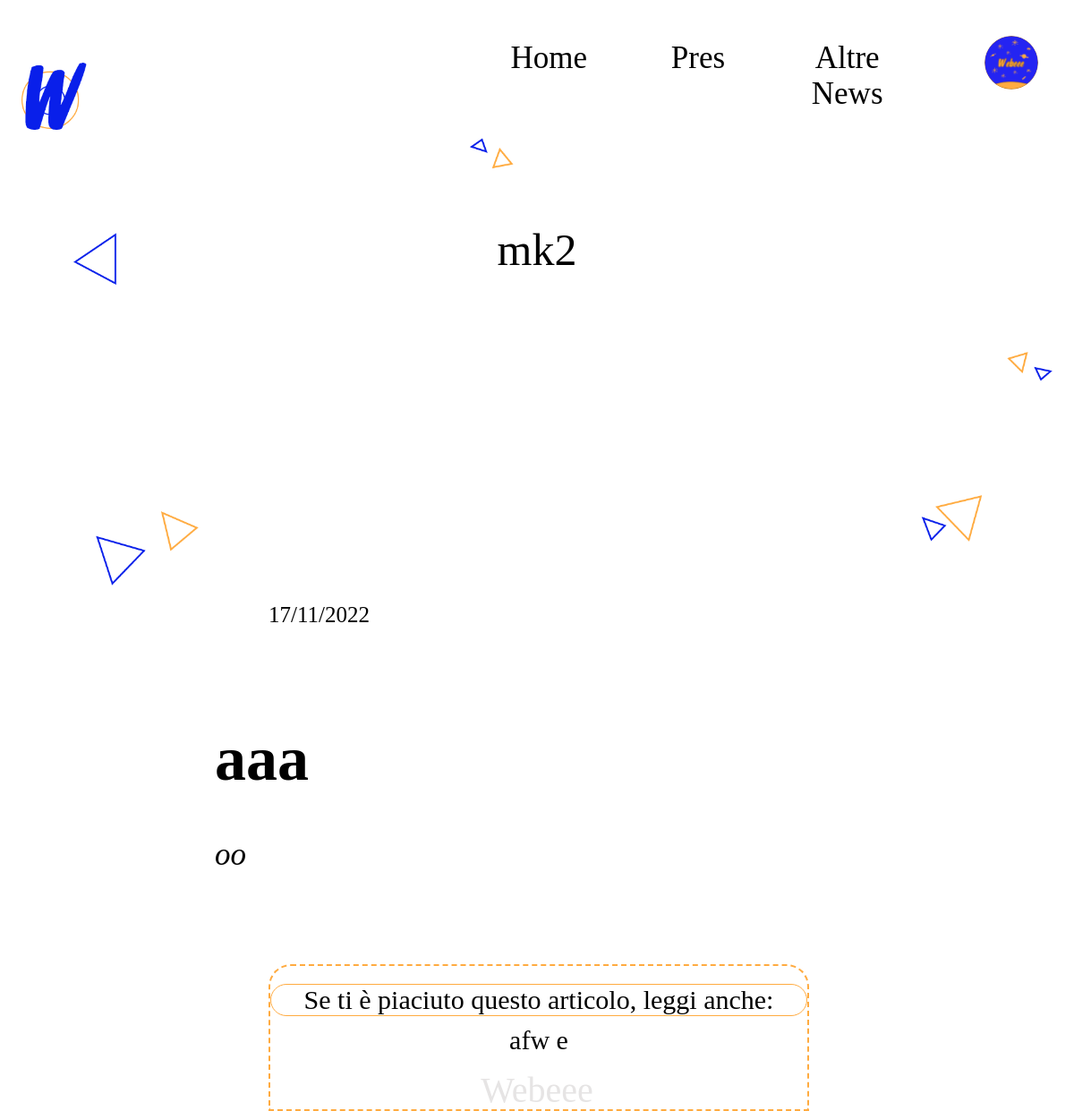
The app's page /pres/mk2-912igm with its own data.
### blog/models.py (models this page shows, shortened)
class PresPost(db.Model):
    id = db.Column(db.Integer, primary_key=True)
    user_id = db.Column(db.Integer(), db.ForeignKey('user.id'), nullable=False)
    created_at = db.Column(db.DateTime, default=datetime.now)
    title = db.Column(db.String(120), nullable=False)
    slug = db.Column(db.String(250))
    description = db.Column(db.String(120))
    body1 = db.Column(db.Text, nullable=False)
    body2 = db.Column(db.Text)
    body3 = db.Column(db.Text)
    body4 = db.Column(db.Text)
    body5 = db.Column(db.Text)
    testimonial1 = db.Column(db.Text)
    testimonial2 = db.Column(db.Text)
    testimonial3 = db.Column(db.Text)
    cover = db.Column(db.String(120))
    image1 = db.Column(db.String(120))
    image2 = db.Column(db.String(120))
    image3 = db.Column(db.String(120))

### blog/routes.py (the view)
@app.route("/pres/<string:post_slug>")
def pres_article(post_slug):
    post_instance = PresPost.query.filter_by(slug=post_slug).first_or_404()
    from random import choice
    try:
        rand_n = choice([
            a for a in range(PresPost.query.first().id, (PresPost.query.all()[-1].id))
            if a!=post_instance.id]
            )
    except: rand_n = 1
    RANDOM = PresPost.query.filter_by(id=rand_n).first()
    return render_template("article.html", post=post_instance, adv=RANDOM)

### blog/templates/article.html (shortened to what this page needs)
{% extends "base.html" %}
<div class="PC">{% block pc_content %}
    <img class="article-back"
    src=" {{ url_for('static', filename='img/build/article_back.png') }} " alt="BACKGROUND">
    <p class="article-title">{{post.title}}</p>
    <div class="article-bar1">
        <div class="article-date">{{post.created_at.strftime('%d/%m/%Y')}}</div>
    </div>
    <div class="article-page">
        <div class="article-body">{{post.body1 |markdown}}</div>
    </div>
    <div class="article-adv">
        <div class="article-adv-title">Se ti è piaciuto questo articolo, leggi anche:</div>
        <div class="article-adv-desc">
            <a href="{{ url_for('pres_article', post_slug=adv.slug) }}">{{adv.title}}</a>
        </div>
    </div>
    <div class="article-mark">Webeee</div>
{% endblock %}</div>

### blog/static/style.css (style rules this page uses)
:root { --font_webeee: "SHELMAN"; --font_itsback: "Freehand575 BT"; --font_title: "Forte"; --font_menu: "Mistral"; --font_account: "Freehand521 BT"; --font_article: "Brush Script MT"; --font_text: "Gabriola"; --font_bold: "JOAN"; --font_error: "Chiller"; --text_primary_color: black; --text_secondary_color: white; --ambeee: #FFAB40; --ambeee2: #B87711; --blueee: #091FEA; --blueee2: #1E1EB7; --red: #FF3737; --red2: #8F1111; --link: #13FF22; --green: #07987D; --green2: #036855; --grey: #D5D3D3; --grey2: #313131; --back_primary: white; --back_secondary: black; }
body { margin: 0; }
a { text-decoration: none; color:var(--text_primary_color); }
@media screen and (min-width: 1024px) { .article-back { width: 96%; margin: -55px 2% 0; z-index: 0; } }
@media screen and (min-width: 1024px) { .article-title { top: 0; width: 70%; margin: 250px 15% 0; z-index: 1; position: absolute; font-size: 50px; text-align: center; color: var(--text_primary_color); font-family: var(--font_title); } }
@media screen and (min-width: 1024px) { .article-bar1 { width: 50%; margin: 0px 20% 10px; padding: 15px 5%; align-items: center; font-size: 25px; font-family: var(--font_menu); display: flex; flex-direction: row; } }
@media screen and (min-width: 1024px) { .article-page { width: 60%; margin: 40px 15%; padding: 2px 5%; } }
@media screen and (min-width: 1024px) { .article-body { margin: 50px 0; font-size: 35px; font-family: var(--font_text); text-align: justify; } }
@media screen and (min-width: 1024px) { .article-adv { width: 50%; margin: 50px 25% 0; padding: 50px 0%; border-radius: 25px 25px 0 0; border: 2px dashed var(--ambeee); } }
@media screen and (min-width: 1024px) { .article-adv-title { margin: -30px 0 0; text-align: center; font-size: 30px; font-family: var(--font_bold); border-radius: 20px; border: 1px solid var(--ambeee); background-color: var(--back_primary); } }
@media screen and (min-width: 1024px) { .article-adv-desc { width: 80%; margin: 10px 10%; font-size: 30px; text-align: center; font-family: var(--font_article); } }
@media screen and (min-width: 1024px) { .article-mark { width: 20%; margin: 0 40% 0px; bottom: 0; opacity: 60%; position: fixed; font-size: 40px; text-align: center; color: var(--grey); font-family: var(--font_webeee); } }

### records on screen
PresPost: title "mk2", created_at "17/11/2022", body1 "aaa oo"
PresPost: title "afw e"
